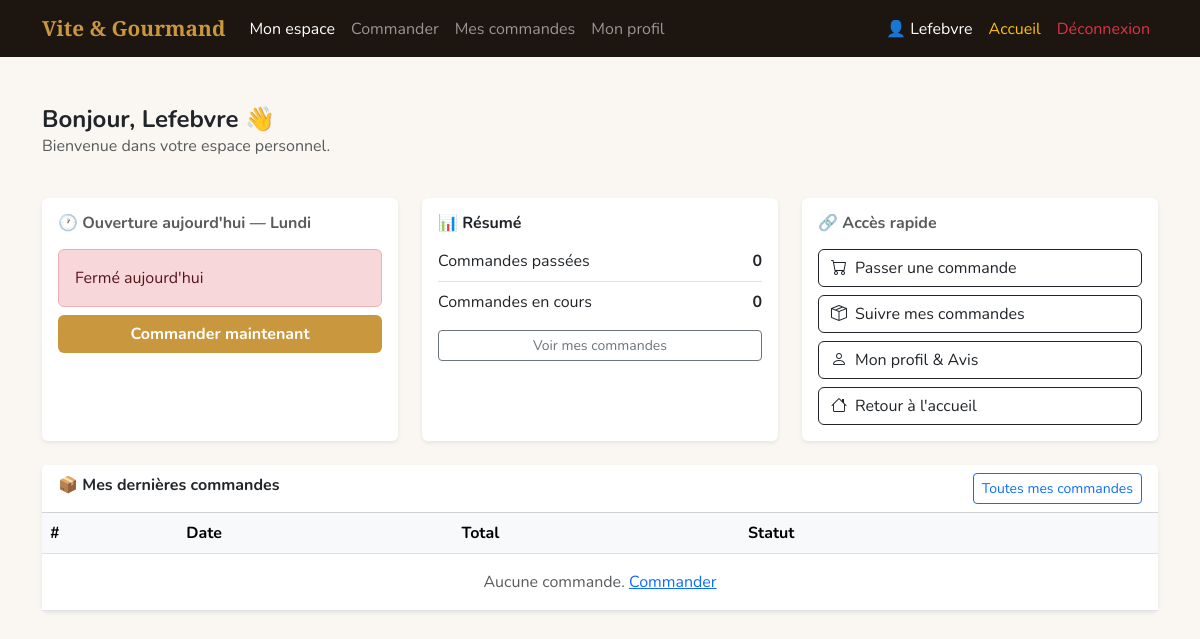
Page /user/dashboard.php (signed in) on the earlier database version.
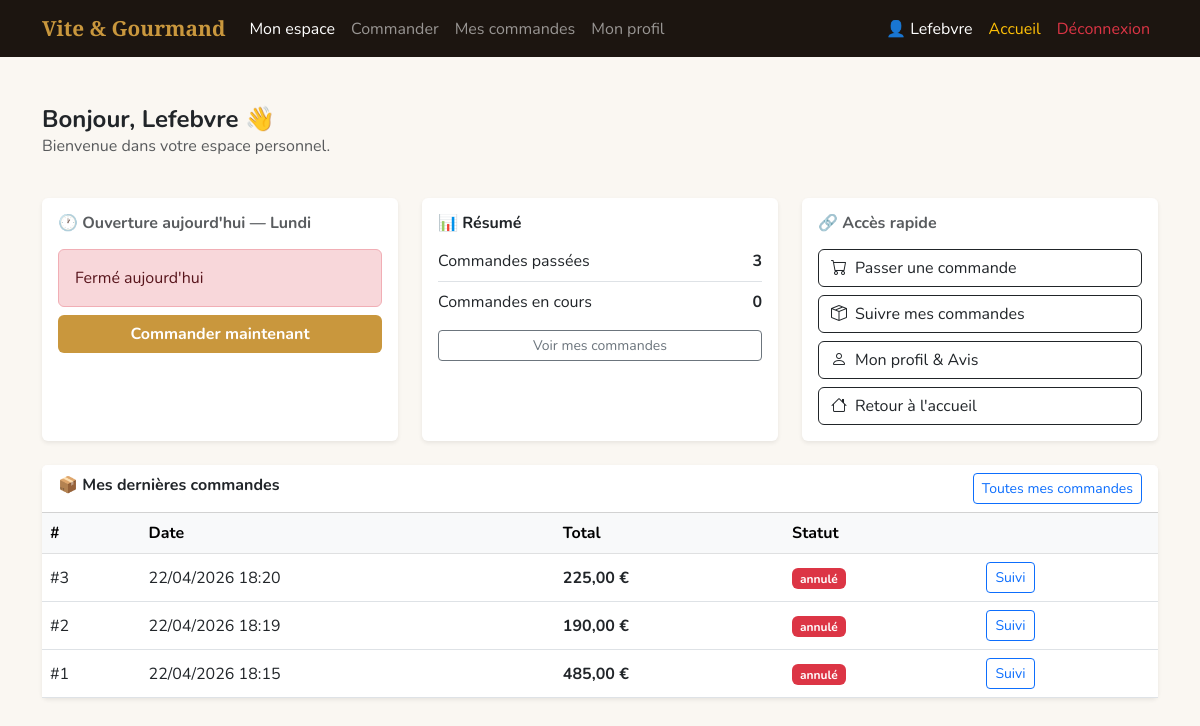
Same page on the later database version.
### tables this page shows
CREATE TABLE `commandes` (
  `id` int(11) NOT NULL,
  `user_id` int(11) NOT NULL,
  `total` decimal(10,2) NOT NULL,
  `statut` varchar(50) DEFAULT 'en attente',
  `notes` text DEFAULT NULL,
  `nb_personnes` int(11) DEFAULT 1,
  `adresse_livraison` text DEFAULT '',
  `km_livraison` decimal(8,2) DEFAULT 0.00,
  `frais_livraison` decimal(8,2) DEFAULT 5.00,
  `remise` decimal(8,2) DEFAULT 0.00,
  `date_evenement` date DEFAULT NULL,
  `created_at` datetime DEFAULT current_timestamp()
);

### user/dashboard.php (the view, shortened to what the changed rows need)
<?php
include '../include/auth.php';
include '../include/db.php';
$stmt = $pdo->prepare("SELECT * FROM commandes WHERE user_id = ? ORDER BY created_at DESC LIMIT 5");
$stmt->execute([$_SESSION['user_id']]);
$mes_cmd = $stmt->fetchAll();
$stmt = $pdo->prepare("SELECT COUNT(*) FROM commandes WHERE user_id = ?");
$stmt->execute([$_SESSION['user_id']]);
$total_cmd = $stmt->fetchColumn();
?>
<!DOCTYPE html>
<html lang="fr">
<head>
    <link rel="stylesheet" href="https://cdn.jsdelivr.net/npm/bootstrap@5.3.0/dist/css/bootstrap.min.css">
    <link rel="stylesheet" href="https://cdn.jsdelivr.net/npm/bootstrap-icons@1.11.0/font/bootstrap-icons.css">
    <link rel="stylesheet" href="../css/global.css">
    <link rel="stylesheet" href="../css/espace.css">
</head>
<body>
    <div class="container mt-4">
        <div class="row g-4">
            <div class="col-md-4">
                <div class="card h-100 border-0 shadow-sm">
                    <div class="card-body">
                            <div class="d-flex justify-content-between align-items-center py-2 border-bottom">
                                <span>Commandes passées</span><strong><?= $total_cmd ?></strong>
                            </div>
                    </div>
                </div>
            </div>
            <div class="col-12">
                <div class="card border-0 shadow-sm">
                    <div class="card-body p-0">
                        <table class="table table-hover mb-0 align-middle">
                            <thead class="table-light"><tr><th>#</th><th>Date</th><th>Total</th><th>Statut</th><th></th></tr></thead>
                            <tbody>
                                <?php foreach ($mes_cmd as $c): ?>
                                <tr>
                                    <td>#<?= $c['id'] ?></td>
                                    <td><?= date('d/m/Y H:i', strtotime($c['created_at'])) ?></td>
                                    <td class="fw-bold"><?= number_format($c['total'],2,',',' ') ?> €</td>
                                    <td><?= statutBadge($c['statut']) ?></td>
                                    <td><a href="orders.php" class="btn btn-sm btn-outline-primary">Suivi</a></td>
                                </tr>
                                <?php endforeach; ?>
                                <?php if (!$mes_cmd): ?>
                                    <tr>
                                        <td colspan="5" class="text-center text-muted py-3">Aucune commande.
                                            <a href="menu.php">Commander</a>
                                        </td>
                                    </tr>
                                <?php endif; ?>
                            </tbody>
                         </table>
                    </div>
                </div>
            </div>
        </div>
    </div>
</body>
</html>

### include/auth.php (shortened to what the changed rows need)
<?php
function statutBadge($s) {
    $map = [
        'en attente'                   => 'warning',
        'accepté'                      => 'primary',
        'en préparation'               => 'info',
        'prêt'                         => 'success',
        'livré'                        => 'secondary',
        'annulé'                       => 'danger',
        'en attente du retour de matériel' => 'dark',
    ];
    $class = $map[$s] ?? 'secondary';
    return '<span class="badge bg-' . $class . '">' . htmlspecialchars($s) . '</span>';
}

Differences in the rows shown:
added commandes: id "3", created_at "22/04/2026 18:20", total "225,00", statut "annulé"
added commandes: id "2", created_at "22/04/2026 18:19", total "190,00", statut "annulé"
added commandes: id "1", created_at "22/04/2026 18:15", total "485,00", statut "annulé"
Other differences:
$total_cmd: "0" → "3"
text no longer shown: "Aucune commande. Commander"
